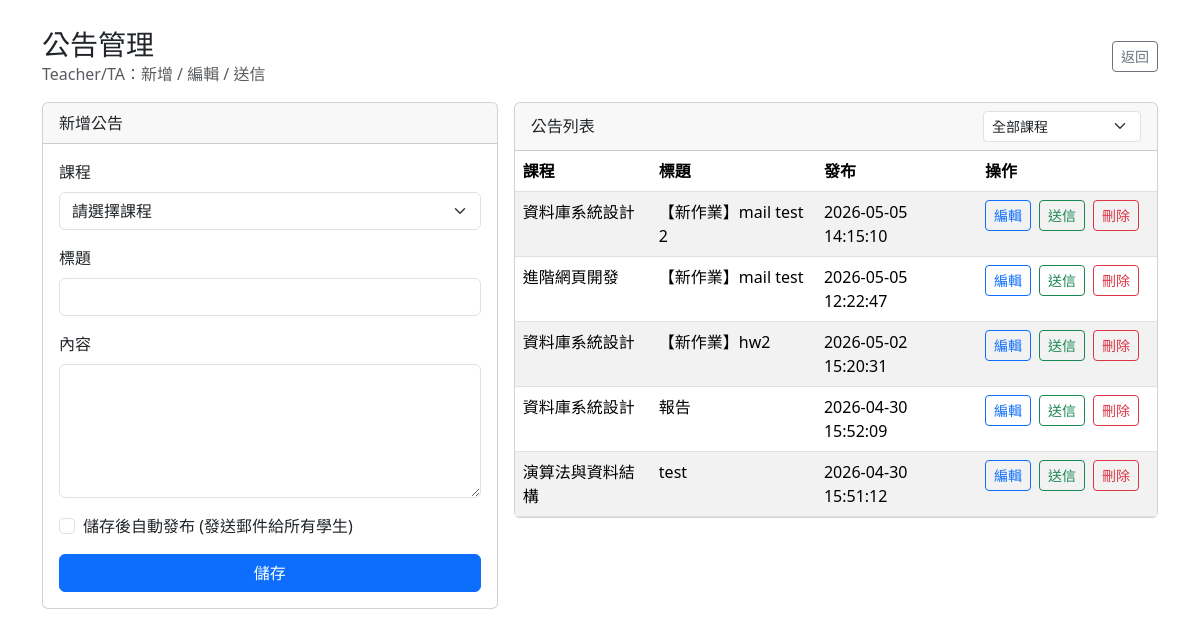
Screenshot of /teacher_announcements.php (signed in) with the database file from the repository.
### tables this page shows
CREATE TABLE `announcement` (
  `Announce_ID` varchar(50) NOT NULL COMMENT '公告編號',
  `Course_ID` varchar(50) NOT NULL,
  `Teacher_ID` varchar(50) DEFAULT NULL,
  `Title` varchar(255) NOT NULL COMMENT '標題',
  `Content` text DEFAULT NULL COMMENT '內容',
  `Publish_Time` datetime DEFAULT current_timestamp() COMMENT '發布時間',
  `Update_Time` datetime DEFAULT current_timestamp() ON UPDATE current_timestamp() COMMENT '修改時間'
);

CREATE TABLE `course` (
  `Course_ID` varchar(50) NOT NULL COMMENT '課程編號',
  `Course_Name` varchar(100) NOT NULL COMMENT '課程名稱',
  `Semester` varchar(20) NOT NULL COMMENT '學期',
  `Teacher_ID` varchar(50) DEFAULT NULL
);

### teacher_announcements.php (the view, shortened to what this page needs)
<?php
require_once __DIR__ . '/auth.php';
$teacherId = $_SESSION['userid'];
$editId = $_GET['id'] ?? '';
$formTitle = '';
$formContent = '';
$sql = "
    SELECT a.Announce_ID, a.Course_ID, c.Course_Name, a.Title, a.Content, a.Publish_Time, a.Update_Time
    FROM announcement a
    JOIN course c ON a.Course_ID = c.Course_ID
    WHERE c.Teacher_ID = :tid
";
$sql .= " ORDER BY a.Publish_Time DESC";
$annStmt = $conn->prepare($sql);
$annStmt->bindParam(':tid', $teacherId);
$annStmt->execute();
$announcements = $annStmt->fetchAll(PDO::FETCH_ASSOC);
?>
<!DOCTYPE html>
<html lang="zh-TW">
<head>
    <link href="https://cdn.jsdelivr.net/npm/bootstrap@5.3.3/dist/css/bootstrap.min.css" rel="stylesheet">
</head>
<body>
<div class="container" style="padding-top: 28px;">
    <div class="d-flex align-items-center justify-content-between mb-3">
        <div>
            <h3 class="mb-0">公告管理</h3>
            <div class="text-muted">Teacher/TA：新增 / 編輯 / 送信</div>
        </div>
        <div>
            <a class="btn btn-outline-secondary btn-sm" href="teacher_dashboard.php">返回</a>
        </div>
    </div>
    <div class="row g-3">
        <div class="col-lg-5">
            <div class="card">
                <div class="card-header">
                    <?php echo $editId !== '' ? '編輯公告' : '新增公告'; ?>
                </div>
                <div class="card-body">
                    <form method="POST">
                        <div class="mb-3">
                            <label class="form-label">課程</label>
                            <select name="course_id" class="form-select" required>
                                <option value="">請選擇課程</option>
                            </select>
                        </div>
                        <div class="mb-3">
                            <label class="form-label">標題</label>
                            <input type="text" name="title" class="form-control" required
                                   value="<?php echo htmlspecialchars($formTitle, ENT_QUOTES, 'UTF-8'); ?>">
                        </div>
                        <div class="mb-3">
                            <label class="form-label">內容</label>
                            <textarea name="content" class="form-control" rows="5" required><?php echo htmlspecialchars($formContent, ENT_QUOTES, 'UTF-8'); ?></textarea>
                        </div>
                        <div class="mb-3 form-check">
                            <input type="checkbox" name="auto_publish" class="form-check-input" id="auto_publish">
                            <label class="form-check-label" for="auto_publish">儲存後自動發布 (發送郵件給所有學生)</label>
                        </div>
                        <button type="submit" class="btn btn-primary w-100">儲存</button>
                    </form>
                </div>
            </div>
        </div>
        <div class="col-lg-7">
            <div class="card">
                <div class="card-header d-flex align-items-center justify-content-between">
                    <span>公告列表</span>
                    <form method="GET" class="d-flex gap-2 align-items-center" style="margin:0;">
                        <select name="filter_course_id" class="form-select form-select-sm" style="width: auto;" onchange="this.form.submit()">
                            <option value="">全部課程</option>
                        </select>
                    </form>
                </div>
                <div class="card-body p-0">
                    <div class="table-responsive">
                        <table class="table table-striped table-hover mb-0">
                            <thead>
                                <tr>
                                    <th>課程</th>
                                    <th>標題</th>
                                    <th>發布</th>
                                    <th style="width: 180px;">操作</th>
                                </tr>
                            </thead>
                            <tbody>
                            <?php if (count($announcements) === 0): ?>
                                <tr>
                                    <td colspan="4" class="text-center text-muted py-4">尚無公告</td>
                                </tr>
                            <?php else: ?>
                                <?php foreach ($announcements as $a): ?>
                                    <tr>
                                        <td><?php echo htmlspecialchars($a['Course_Name'] ?? $a['Course_ID'], ENT_QUOTES, 'UTF-8'); ?></td>
                                        <td><?php echo htmlspecialchars($a['Title'], ENT_QUOTES, 'UTF-8'); ?></td>
                                        <td><?php echo htmlspecialchars($a['Publish_Time'] ?? '', ENT_QUOTES, 'UTF-8'); ?></td>
                                        <td>
                                            <div class="d-flex gap-2">
                                                <a class="btn btn-outline-primary btn-sm" href="teacher_announcements.php?id=<?php echo urlencode($a['Announce_ID']); ?>">編輯</a>
                                                <form method="POST" style="margin:0;">
                                                    <button type="submit" class="btn btn-outline-success btn-sm">送信</button>
                                                </form>
                                                <form method="POST" style="margin:0;" onsubmit="return confirm('確定要刪除此公告嗎？');">
                                                    <button type="submit" class="btn btn-outline-danger btn-sm">刪除</button>
                                                </form>
                                            </div>
                                        </td>
                                    </tr>
                                    <?php endforeach; ?>
                            <?php endif; ?>
                            </tbody>
                        </table>
                    </div>
                </div>
            </div>
        </div>
    </div>
</div>
</body>
</html>

### rows the page displays
announcement: Course_ID.Course_Name "資料庫系統設計", Title "【新作業】mail test 2", Publish_Time "2026-05-05 14:15:10"
announcement: Course_ID.Course_Name "進階網頁開發", Title "【新作業】mail test", Publish_Time "2026-05-05 12:22:47"
announcement: Course_ID.Course_Name "資料庫系統設計", Title "【新作業】hw2", Publish_Time "2026-05-02 15:20:31"
announcement: Course_ID.Course_Name "資料庫系統設計", Title "報告", Publish_Time "2026-04-30 15:52:09"
announcement: Course_ID.Course_Name "演算法與資料結構", Title "test", Publish_Time "2026-04-30 15:51:12"
